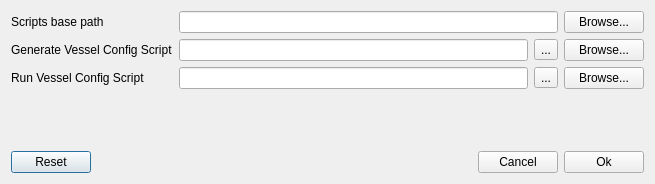
<?xml version="1.0" encoding="UTF-8"?>
<ui version="4.0">
 <class>ScriptSelectionForm</class>
 <widget class="QDialog" name="ScriptSelectionForm">
  <property name="geometry">
   <rect>
    <x>0</x>
    <y>0</y>
    <width>655</width>
    <height>184</height>
   </rect>
  </property>
  <property name="windowTitle">
   <string>R Scrips Selection</string>
  </property>
  <layout class="QGridLayout" name="gridLayout">
   <item row="4" column="0" colspan="4">
    <layout class="QHBoxLayout" name="horizontalLayout">
     <item>
      <widget class="QPushButton" name="reset">
       <property name="text">
        <string>Reset</string>
       </property>
      </widget>
     </item>
     <item>
      <spacer name="horizontalSpacer">
       <property name="orientation">
        <enum>Qt::Horizontal</enum>
       </property>
       <property name="sizeHint" stdset="0">
        <size>
         <width>40</width>
         <height>20</height>
        </size>
       </property>
      </spacer>
     </item>
     <item>
      <widget class="QPushButton" name="cancel">
       <property name="text">
        <string>Cancel</string>
       </property>
      </widget>
     </item>
     <item>
      <widget class="QPushButton" name="ok">
       <property name="text">
        <string>Ok</string>
       </property>
      </widget>
     </item>
    </layout>
   </item>
   <item row="3" column="1">
    <spacer name="verticalSpacer">
     <property name="orientation">
      <enum>Qt::Vertical</enum>
     </property>
     <property name="sizeHint" stdset="0">
      <size>
       <width>20</width>
       <height>40</height>
      </size>
     </property>
    </spacer>
   </item>
   <item row="1" column="3">
    <widget class="QPushButton" name="browseConfig">
     <property name="text">
      <string>Browse...</string>
     </property>
    </widget>
   </item>
   <item row="2" column="0">
    <widget class="QLabel" name="label_2">
     <property name="text">
      <string>Run Vessel Config Script</string>
     </property>
    </widget>
   </item>
   <item row="1" column="1">
    <widget class="QLineEdit" name="configPath"/>
   </item>
   <item row="2" column="3">
    <widget class="QPushButton" name="browseRun">
     <property name="text">
      <string>Browse...</string>
     </property>
    </widget>
   </item>
   <item row="2" column="1">
    <widget class="QLineEdit" name="runPath"/>
   </item>
   <item row="1" column="0">
    <widget class="QLabel" name="label">
     <property name="text">
      <string>Generate Vessel Config Script</string>
     </property>
    </widget>
   </item>
   <item row="0" column="0">
    <widget class="QLabel" name="label_3">
     <property name="text">
      <string>Scripts base path</string>
     </property>
    </widget>
   </item>
   <item row="0" column="3">
    <widget class="QPushButton" name="browseBasePath">
     <property name="text">
      <string>Browse...</string>
     </property>
    </widget>
   </item>
   <item row="2" column="2">
    <widget class="QToolButton" name="resetRun">
     <property name="text">
      <string>...</string>
     </property>
     <property name="icon">
      <iconset resource="../scheduler/resources.qrc">
       <normaloff>:/resources/icons/remove.png</normaloff>:/resources/icons/remove.png</iconset>
     </property>
    </widget>
   </item>
   <item row="1" column="2">
    <widget class="QToolButton" name="resetConfig">
     <property name="text">
      <string>...</string>
     </property>
     <property name="icon">
      <iconset resource="../scheduler/resources.qrc">
       <normaloff>:/resources/icons/remove.png</normaloff>:/resources/icons/remove.png</iconset>
     </property>
    </widget>
   </item>
   <item row="0" column="1" colspan="2">
    <widget class="QLineEdit" name="scriptsPath"/>
   </item>
  </layout>
 </widget>
 <tabstops>
  <tabstop>scriptsPath</tabstop>
  <tabstop>browseBasePath</tabstop>
  <tabstop>configPath</tabstop>
  <tabstop>browseConfig</tabstop>
  <tabstop>runPath</tabstop>
  <tabstop>browseRun</tabstop>
  <tabstop>reset</tabstop>
  <tabstop>cancel</tabstop>
  <tabstop>ok</tabstop>
 </tabstops>
 <resources>
  <include location="../scheduler/resources.qrc"/>
 </resources>
 <connections>
  <connection>
   <sender>cancel</sender>
   <signal>clicked()</signal>
   <receiver>ScriptSelectionForm</receiver>
   <slot>reject()</slot>
   <hints>
    <hint type="sourcelabel">
     <x>534</x>
     <y>156</y>
    </hint>
    <hint type="destinationlabel">
     <x>468</x>
     <y>161</y>
    </hint>
   </hints>
  </connection>
  <connection>
   <sender>ok</sender>
   <signal>clicked()</signal>
   <receiver>ScriptSelectionForm</receiver>
   <slot>accept()</slot>
   <hints>
    <hint type="sourcelabel">
     <x>644</x>
     <y>173</y>
    </hint>
    <hint type="destinationlabel">
     <x>626</x>
     <y>179</y>
    </hint>
   </hints>
  </connection>
 </connections>
</ui>
